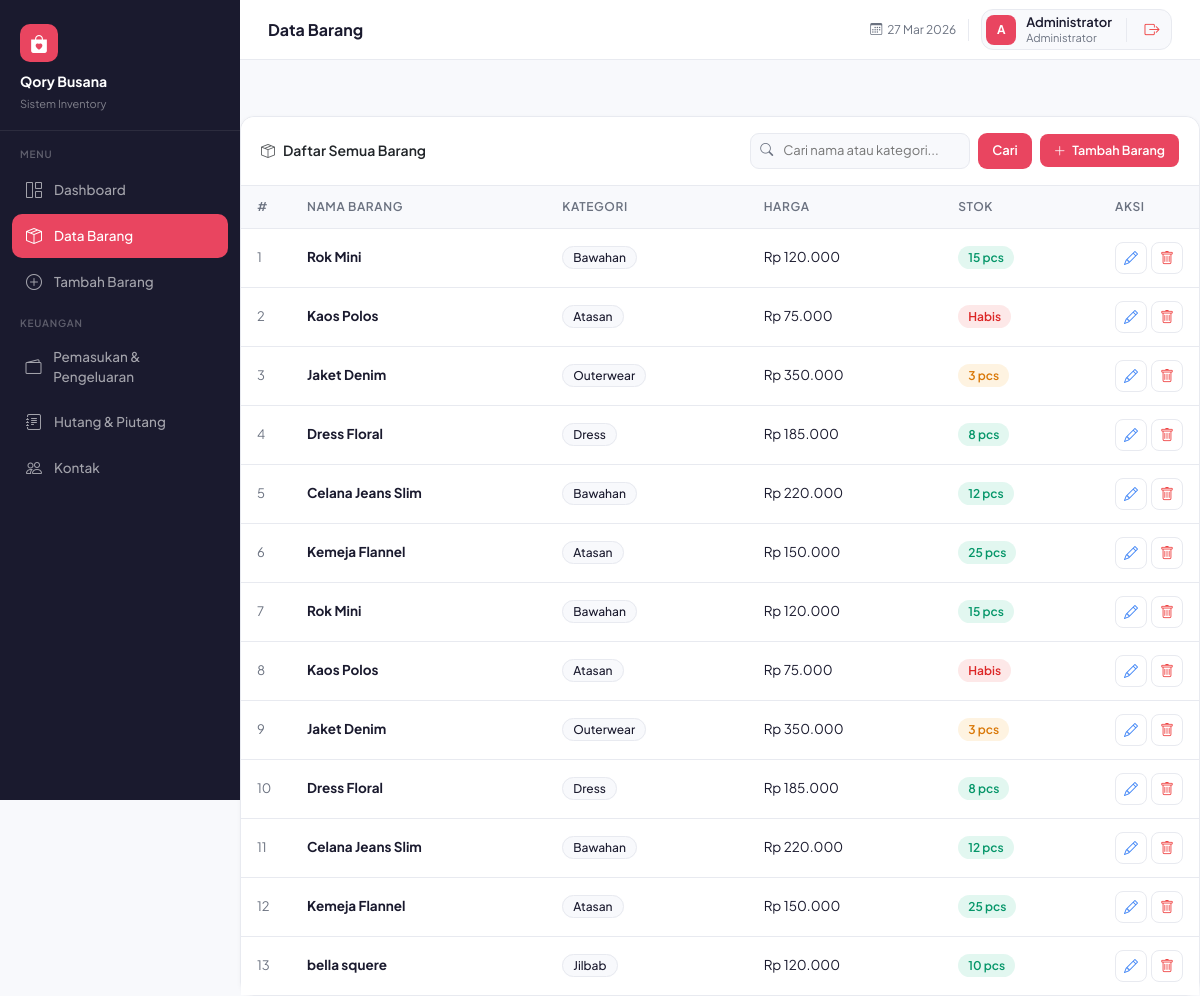
Page /barang.php (signed in) on the committed database.
### tables this page shows
CREATE TABLE `barang` (
  `id_barang` int(11) NOT NULL,
  `nama_barang` varchar(100) DEFAULT NULL,
  `kategori` varchar(100) DEFAULT NULL,
  `harga` int(11) DEFAULT NULL,
  `stok` int(11) DEFAULT NULL
);

### barang.php (the view, shortened to what this page needs)
<?php
include "koneksi.php";
$pageTitle = "Data Barang";
include "layout_top.php";
$cari = isset($_GET['cari']) ? mysqli_real_escape_string($conn, trim($_GET['cari'])) : '';
if ($cari !== '') {
    $data = mysqli_query($conn, "SELECT * FROM barang
                                  WHERE nama_barang LIKE '%$cari%'
                                  OR kategori LIKE '%$cari%'
                                  ORDER BY id_barang DESC");
} else {
    $data = mysqli_query($conn, "SELECT * FROM barang ORDER BY id_barang DESC");
}
$total_hasil = mysqli_num_rows($data);
?>
<div class="card">
    <div class="card-header">
        <div class="d-flex flex-wrap align-items-center justify-content-between gap-3">
            <span style="font-size:14px; font-weight:600;">
                <i class="bi bi-box-seam me-2 text-muted"></i>Daftar Semua Barang
            </span>
            <div class="d-flex align-items-center gap-2 flex-wrap">
                <form method="GET" action="barang.php" class="d-flex gap-2">
                    <div style="position:relative;">
                        <input type="text" name="cari"
                               value="<?php echo htmlspecialchars($cari); ?>"
                               placeholder="Cari nama atau kategori..."
                               style="padding:7px 14px 7px 32px; border:1px solid var(--border);
                                      border-radius:9px; font-size:13px; font-family:'Plus Jakarta Sans',sans-serif;
                                      width:220px; outline:none; color:var(--text-main); background:var(--surface-2);"
                               onfocus="this.style.borderColor='#e94560'; this.style.boxShadow='0 0 0 3px rgba(233,69,96,.1)'"
                               onblur="this.style.borderColor='var(--border)'; this.style.boxShadow='none'">
                    </div>
                    <button type="submit"
                            style="padding:7px 14px; background:#e94560; color:#fff; border:none;
                                   border-radius:9px; font-size:13px; font-weight:600;
                                   font-family:'Plus Jakarta Sans',sans-serif; cursor:pointer;">
                        Cari
                    </button>
                </form>
                <a href="tambah_barang.php" class="btn-accent"
                   style="text-decoration:none; font-size:12.5px; padding:7px 14px;
                          border-radius:8px; display:inline-flex; align-items:center; gap:6px;">
                    <i class="bi bi-plus-lg"></i> Tambah Barang
                </a>
            </div>
        </div>
    </div>
    <div class="table-responsive">
        <table class="table table-custom mb-0">
            <thead>
                <tr>
                    <th style="width:50px;">#</th>
                    <th>Nama Barang</th>
                    <th>Kategori</th>
                    <th>Harga</th>
                    <th>Stok</th>
                    <th style="width:90px;">Aksi</th>
                </tr>
            </thead>
            <tbody>
                <?php if ($total_hasil > 0):
                    $no = 1;
                    while ($d = mysqli_fetch_assoc($data)): ?>
                <tr>
                    <td style="color:var(--text-muted); font-size:13px;"><?php echo $no++; ?></td>
                    <td><strong><?php echo htmlspecialchars($d['nama_barang']); ?></strong></td>
                    <td>
                        <span style="background:var(--surface-2); padding:3px 10px; border-radius:20px;
                                     font-size:12px; font-weight:500; border:1px solid var(--border);">
                            <?php echo htmlspecialchars($d['kategori']); ?>
                        </span>
                    </td>
                    <td>Rp <?php echo number_format($d['harga'], 0, ',', '.'); ?></td>
                    <td>
                        <?php if ($d['stok'] == 0): ?>
                            <span class="badge-stok empty">Habis</span>
                        <?php elseif ($d['stok'] <= 5): ?>
                            <span class="badge-stok low"><?php echo $d['stok']; ?> pcs</span>
                        <?php else: ?>
                            <span class="badge-stok ok"><?php echo $d['stok']; ?> pcs</span>
                        <?php endif; ?>
                    </td>
                    <td>
                        <div class="d-flex gap-1">
                            <a href="edit_barang.php?id=<?php echo $d['id_barang']; ?>"
                               class="btn-icon edit" title="Edit">
                                <i class="bi bi-pencil"></i>
                            </a>
                            <a href="barang.php?hapus=<?php echo $d['id_barang']; ?>"
                               class="btn-icon del" title="Hapus"
                               onclick="return confirm('Yakin ingin menghapus <?php echo addslashes($d['nama_barang']); ?>?')">
                                <i class="bi bi-trash"></i>
                            </a>
                        </div>
                    </td>
                </tr>
                    <?php endwhile;
                endif; ?>
            </tbody>
        </table>
    </div>
</div>
<?php include "layout_bottom.php"; ?>

### layout_top.php (shortened to what this page needs)
<!DOCTYPE html>
<html lang="id">
<head>
    <link href="https://cdn.jsdelivr.net/npm/bootstrap@5.3.2/dist/css/bootstrap.min.css" rel="stylesheet">
    <link href="https://cdn.jsdelivr.net/npm/bootstrap-icons@1.11.3/font/bootstrap-icons.min.css" rel="stylesheet">
</head>
<body>
<aside class="sidebar" id="sidebar">
    <div class="sidebar-brand">
        <div class="brand-icon"><i class="bi bi-bag-heart-fill"></i></div>
        <h6>Qory Busana</h6>
        <small>Sistem Inventory</small>
    </div>
    <nav class="sidebar-nav">
        <div class="nav-label">Menu</div>
        <a href="index.php" class="nav-link <?php echo basename($_SERVER['PHP_SELF'])=='index.php'?'active':''; ?>">
            <i class="bi bi-grid-1x2"></i> Dashboard
        </a>
        <a href="barang.php" class="nav-link <?php echo basename($_SERVER['PHP_SELF'])=='barang.php'?'active':''; ?>">
            <i class="bi bi-box-seam"></i> Data Barang
        </a>
        <a href="tambah_barang.php" class="nav-link <?php echo basename($_SERVER['PHP_SELF'])=='tambah_barang.php'?'active':''; ?>">
            <i class="bi bi-plus-circle"></i> Tambah Barang
        </a>
        <div class="nav-label" style="margin-top:12px;">Keuangan</div>
        <a href="keuangan.php" class="nav-link <?php echo basename($_SERVER['PHP_SELF'])=='keuangan.php'?'active':''; ?>">
            <i class="bi bi-wallet2"></i> Pemasukan &amp; Pengeluaran
        </a>
        <a href="hutang.php" class="nav-link <?php echo in_array(basename($_SERVER['PHP_SELF']),['hutang.php','tambah_hutang.php','detail_hutang.php'])?'active':''; ?>">
            <i class="bi bi-journal-text"></i> Hutang &amp; Piutang
        </a>
        <a href="kontak.php" class="nav-link <?php echo basename($_SERVER['PHP_SELF'])=='kontak.php'?'active':''; ?>">
            <i class="bi bi-people"></i> Kontak
        </a>
    </nav>
</aside>
<div class="main-wrapper">
    <header class="topbar">
        <div class="d-flex align-items-center gap-3">
            <h1 class="page-title"><?php echo isset($pageTitle) ? $pageTitle : 'Dashboard'; ?></h1>
        </div>
        <div class="topbar-right">
            <span style="font-size:12px; color:var(--text-muted); display:flex; align-items:center; gap:5px;">
                <i class="bi bi-calendar3"></i>
                <?php echo date('d M Y'); ?>
            </span>
            <div style="display:flex; align-items:center; gap:10px; padding:4px 4px 4px 4px;
                        border:1px solid var(--border); border-radius:12px; background:var(--surface-2);">
                <div style="width:30px; height:30px; background:var(--accent); border-radius:8px;
                            display:flex; align-items:center; justify-content:center;
                            font-size:12px; color:#fff; font-weight:700; flex-shrink:0;">
                    <?php echo strtoupper(substr($_SESSION['user_nama'] ?? 'A', 0, 1)); ?>
                </div>
                <div style="line-height:1.3; padding-right:4px;">
                    <div style="font-size:13px; font-weight:600; color:var(--text-main);">
                        <?php echo htmlspecialchars($_SESSION['user_nama'] ?? 'Admin'); ?>
                    </div>
                    <div style="font-size:11px; color:var(--text-muted);">Administrator</div>
                </div>
                <a href="logout.php"
                   onclick="return confirm('Yakin ingin keluar dari sistem?')"
                   title="Keluar"
                   style="width:30px; height:30px; border-radius:8px; display:flex;
                          align-items:center; justify-content:center;
                          color:#ef4444; text-decoration:none; font-size:15px;
                          transition:background .15s; flex-shrink:0;"
                   onmouseover="this.style.background='rgba(239,68,68,.1)'"
                   onmouseout="this.style.background='transparent'">
                    <i class="bi bi-box-arrow-right"></i>
                </a>
            </div>
        </div>
    </header>
    <main class="page-content"></main>

### layout_bottom.php (shortened to what this page needs)
</div>
</body>
</html>

### layout_top.php (style rules this page uses)
:root { --primary: #1a1a2e; --primary-light: #16213e; --accent: #e94560; --accent-soft: rgba(233,69,96,0.10); --surface: #ffffff; --surface-2: #f8f9fc; --border: #e8eaf0; --text-main: #1a1a2e; --text-muted: #6b7280; --success: #10b981; --warning: #f59e0b; --danger: #ef4444; --sidebar-w: 240px; }
* { box-sizing: border-box; }
body { font-family: 'Plus Jakarta Sans', sans-serif; background: var(--surface-2); color: var(--text-main); margin: 0; }
.sidebar { position: fixed; top: 0; left: 0; width: var(--sidebar-w); height: 100vh; background: var(--primary); display: flex; flex-direction: column; z-index: 100; transition: transform .3s ease; }
.sidebar-brand { padding: 24px 20px 16px; border-bottom: 1px solid rgba(255,255,255,.08); }
.sidebar-brand .brand-icon { width: 38px; height: 38px; background: var(--accent); border-radius: 10px; display: flex; align-items: center; justify-content: center; font-size: 18px; color: #fff; margin-bottom: 10px; }
.sidebar-brand h6 { color: #fff; font-weight: 700; font-size: 14px; margin: 0; line-height: 1.3; }
.sidebar-brand small { color: rgba(255,255,255,.45); font-size: 11px; }
.sidebar-nav { padding: 16px 12px; flex: 1; }
.nav-label { font-size: 10px; font-weight: 600; text-transform: uppercase; letter-spacing: .08em; color: rgba(255,255,255,.3); padding: 0 8px; margin-bottom: 6px; }
.sidebar-nav .nav-link { display: flex; align-items: center; gap: 10px; padding: 10px 12px; border-radius: 10px; color: rgba(255,255,255,.6); font-size: 13.5px; font-weight: 500; transition: all .2s; margin-bottom: 2px; text-decoration: none; }
.sidebar-nav .nav-link i { font-size: 16px; width: 20px; text-align: center; }
.sidebar-nav .nav-link:hover, .sidebar-nav .nav-link.active { background: rgba(255,255,255,.08); color: #fff; }
.sidebar-nav .nav-link.active { background: var(--accent); color: #fff; }
.main-wrapper { margin-left: var(--sidebar-w); min-height: 100vh; display: flex; flex-direction: column; }
.topbar { background: var(--surface); border-bottom: 1px solid var(--border); padding: 0 28px; height: 60px; display: flex; align-items: center; justify-content: space-between; position: sticky; top: 0; z-index: 90; }
.topbar .page-title { font-size: 16px; font-weight: 700; margin: 0; color: var(--text-main); }
.topbar .topbar-right { display: flex; align-items: center; gap: 12px; }
.page-content { padding: 28px; flex: 1; }
.card { border: 1px solid var(--border); border-radius: 14px; box-shadow: 0 1px 4px rgba(0,0,0,.04); }
.card-header { background: var(--surface); border-bottom: 1px solid var(--border); border-radius: 14px 14px 0 0 !important; padding: 16px 20px; font-weight: 600; font-size: 14px; }
.table-custom { font-size: 13.5px; }
.table-custom thead th { background: var(--surface-2); border-bottom: 1px solid var(--border); font-weight: 600; font-size: 12px; text-transform: uppercase; letter-spacing: .05em; color: var(--text-muted); padding: 12px 16px; }
.table-custom tbody td { padding: 13px 16px; vertical-align: middle; border-bottom: 1px solid var(--border); color: var(--text-main); }
.table-custom tbody tr:last-child td { border-bottom: none; }
.badge-stok { padding: 4px 10px; border-radius: 20px; font-size: 12px; font-weight: 600; }
.badge-stok.ok { background: rgba(16,185,129,.12); color: #059669; }
.badge-stok.low { background: rgba(245,158,11,.12); color: #d97706; }
.badge-stok.empty { background: rgba(239,68,68,.12); color: #dc2626; }
.btn-accent { background: var(--accent); color: #fff; border: none; border-radius: 10px; padding: 9px 18px; font-size: 13.5px; font-weight: 600; transition: background .2s, transform .15s; }
.btn-icon { width: 32px; height: 32px; border-radius: 8px; border: 1px solid var(--border); background: var(--surface); display: inline-flex; align-items: center; justify-content: center; font-size: 14px; transition: all .2s; cursor: pointer; text-decoration: none; }
.btn-icon.edit { color: #3b82f6; }
.btn-icon.del { color: var(--danger); }

### rows in the picture
barang: nama_barang "Rok Mini", kategori "Bawahan", harga "120.000", stok "15"
barang: nama_barang "Kaos Polos", kategori "Atasan", harga "75.000", stok "Habis"
barang: nama_barang "Jaket Denim", kategori "Outerwear", harga "350.000", stok "3"
barang: nama_barang "Dress Floral", kategori "Dress", harga "185.000", stok "8"
barang: nama_barang "Celana Jeans Slim", kategori "Bawahan", harga "220.000", stok "12"
barang: nama_barang "Kemeja Flannel", kategori "Atasan", harga "150.000", stok "25"
barang: nama_barang "Rok Mini", kategori "Bawahan", harga "120.000", stok "15"
barang: nama_barang "Kaos Polos", kategori "Atasan", harga "75.000", stok "Habis"
barang: nama_barang "Jaket Denim", kategori "Outerwear", harga "350.000", stok "3"
barang: nama_barang "Dress Floral", kategori "Dress", harga "185.000", stok "8"
barang: nama_barang "Celana Jeans Slim", kategori "Bawahan", harga "220.000", stok "12"
barang: nama_barang "Kemeja Flannel", kategori "Atasan", harga "150.000", stok "25"
barang: nama_barang "bella squere", kategori "Jilbab", harga "120.000", stok "10"

### other values in the picture
$pageTitle "Data Barang"
substr($_SESSION['user_nama'] ?? 'A', 0, 1) "A"
$_SESSION['user_nama'] "Administrator"
